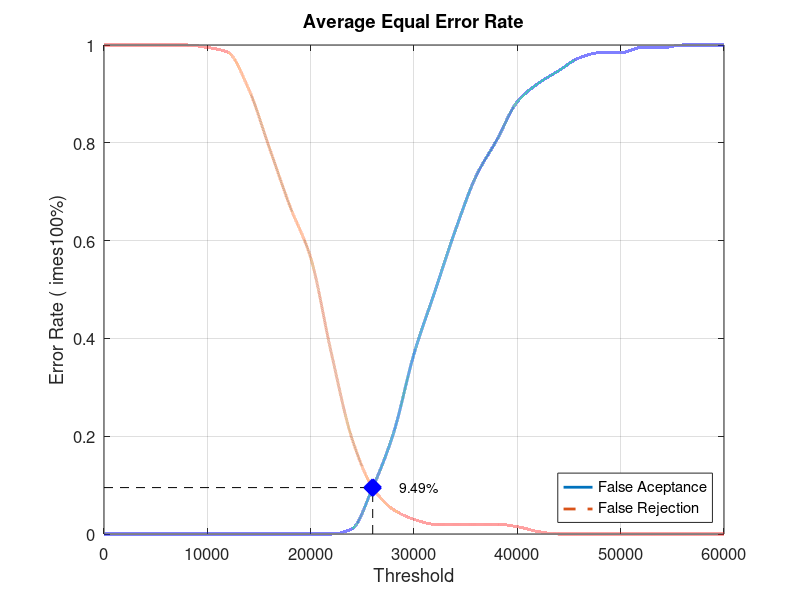
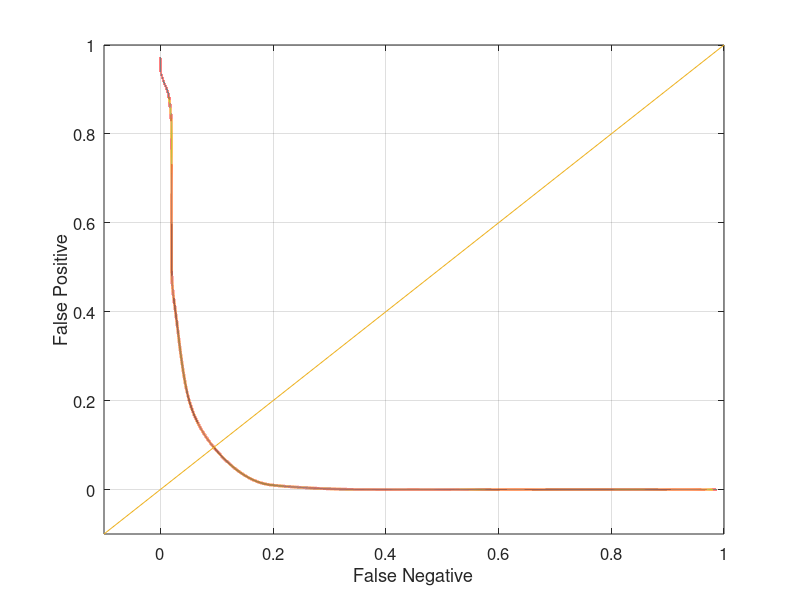

The MATLAB source for these figures, in order:
close all;
clear;
clc;
x = 0:2000:60000;
xq = 0:0.5:60000;

y0 = [0 0 0 0 0 0 0 0 0 0 0 0 0.0105263 0.0947368 0.205263 0.368421 0.494737 0.621053 0.731579 0.805263 0.884211 0.921053 0.947368 0.973684 0.984211 0.984211 0.994737 0.994737 1 1 1]
yy0 = interp1(x, y0, xq, 'pchip');
y1 = [1 1 1 1 1 0.995 0.985 0.91 0.79 0.67 0.565 0.37 0.195 0.095 0.05 0.03 0.02 0.02 0.02 0.02 0.015 0.005 0 0 0 0 0 0 0 0 0]
yy1 = interp1(x, y1, xq, 'pchip');

% Calculating EER: 
y2 = abs(y0 - y1);
find(y2 == min(y2))
yy2 = abs(yy0 - yy1);
xEER = find(yy2 == min(yy2));
xEERIndex = xq(xEER) % X-axis EER
yEER = yy0(xEER) % Y-axis EER

main = figure
plot(xq, yy0,'-','LineWidth', 2);	hold on
plot(xq, yy1,'--','LineWidth', 2);	hold on
plot([xEERIndex xEERIndex], [0 yEER], 'k--');	hold on
plot([0 xEERIndex], [yEER yEER], 'k--');	hold on
plot(xEERIndex, yEER, 'bx', 'LineWidth', 10);	hold on
text(xEERIndex + 10 * xEERIndex / 100, yEER, [num2str(round((10000 * yEER)) / 100) '%'])
legend('False Aceptance', 'False Rejection', 'Location', 'SouthEast')
xlabel('Threshold')
ylabel('Error Rate (	imes100%)')
title('Average Equal Error Rate')
set(gca, 'FontSize', 12)
axis([0 60000 0 1])
grid on

print(main, 'Database1_3Main', '-dpng');
FNRxFPR = figure('Color', [1 1 1]);
plot(yy1, yy0, '-', yy1, yy0, 'LineWidth', 2);
hold on
y = -0.1:0.1:1
plot(y, y); 
set(gca, 'FontSize', 12)
xlabel('False Negative')
ylabel('False Positive')
axis([-0.1 1 -0.1 1])
set(gca, 'FontSize', 12)
grid on

print(FNRxFPR, 'Database1_3FNRxFPR','-dpng');
